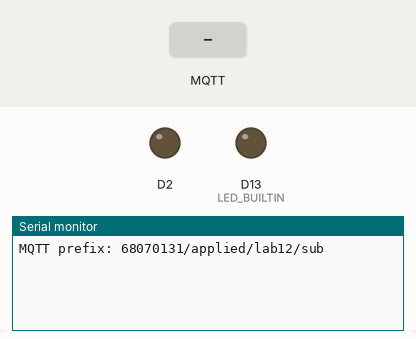
This sketch was run on a simulated Arduino Uno R4 WiFi. Shown: output pins drawn as LEDs (lit = HIGH), the last lines printed to the serial monitor. Inputs (shaded band) come from the test bench. WiFi joins after 1.5 s; servers stay silent unless stated; no MQTT or app messages arrive unless stated.

Above: at 2.7 s.
2.8 s: MQTT message "0" arrives on the first subscribed topic
At 5.6 s:
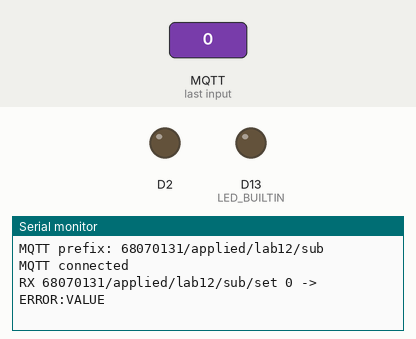
5.8 s: MQTT message "5" arrives on the first subscribed topic
At 6.2 s:
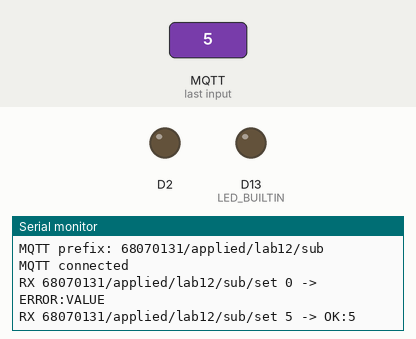
7.3 s: MQTT message "on" arrives on the first subscribed topic
At 8.6 s:
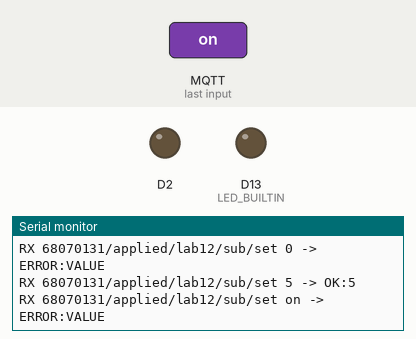

Measured:
- after the input at 2.8 s, the serial monitor: prints a new line after 2.3 s (image 1)
- after the input at 5.8 s, the serial monitor: prints a new line at once (image 2)
- after the input at 7.3 s, the serial monitor: prints a new line at once (image 3)

The sketch:

Ultrasonic_Distance_sub.ino
```cpp
/*
  12 Ultrasonicตรวจระยะและแจ้งเตือน / รับคำสั่งจากเว็บ (Subscribe)
  Arduino UNO R4 WiFi | Broker phycom.it.kmitl.ac.th:1883
  Topic prefix 68070131/applied/lab12/sub
  รหัส Wi-Fi ตัวอย่างนี้ถูกระบุตามโจทย์; Repository เป็น public ควรเปลี่ยนรหัสหรือย้ายเป็น secrets ก่อนใช้จริง
  วงจร: ดู README.md และ assets/circuit-lab12.svg
  คำสั่งเว็บตัวอย่าง: 25
  ทดสอบที่คาดหวัง: ตั้งเกณฑ์ 25 ซม.; วัตถุอยู่ที่ 15 ซม. LED บนบอร์ดติด
*/
#include <WiFiS3.h>
#include <MQTTClient.h>
#include <math.h>
float distanceCm=NAN;int thresholdCm=20;
float readDistance(){digitalWrite(2,LOW);delayMicroseconds(2);digitalWrite(2,HIGH);delayMicroseconds(10);digitalWrite(2,LOW);unsigned long duration=pulseIn(3,HIGH,30000UL);return duration==0?NAN:duration*0.0343f/2.0f;}
const char WIFI_SSID[]="EDOK";
const char WIFI_PASSWORD[]="1234567890";
const char MQTT_HOST[]="phycom.it.kmitl.ac.th";
const unsigned int MQTT_PORT=1883;
const char TOPIC_PREFIX[]="68070131/applied/lab12/sub";
const bool SEND_DATA=false;
const bool RECEIVE_COMMANDS=true;
WiFiClient network;
MQTTClient mqtt(1024);
String topicData,topicSet,topicState,clientId;
unsigned long lastSample=0,lastWiFi=0,lastMqtt=0;
const unsigned long SAMPLE_MS=600UL;
bool remoteActive=false,ackPending=false;
String lastAck="BOOT";

// รับคำสั่งจากเว็บ: ไม่ Publish ภายใน callback
bool applyRemote(String payload){
  if(payload.length()>3)return false;int v=payload.toInt();if(v<1||v>400)return false;thresholdCm=v;remoteActive=true;return true;
}
void onMqttMessage(String &topic,String &payload){
  if(topic!=topicSet)return;
  payload.trim();
  if(payload.length()==0||payload.length()>32){lastAck="ERROR:SIZE";ackPending=true;return;}
  bool accepted=applyRemote(payload);
  lastAck=accepted?String("OK:")+payload:String("ERROR:VALUE");
  ackPending=true;
  Serial.println(String("RX ")+topic+" "+payload+" -> "+lastAck);
}

// โค้ดเซนเซอร์/เอาต์พุตของ LAB
void setupHardware(){pinMode(2,OUTPUT);pinMode(3,INPUT);pinMode(LED_BUILTIN,OUTPUT);}
String sampleHardware(){
  distanceCm=readDistance();if(isnan(distanceCm)){digitalWrite(LED_BUILTIN,LOW);return "NO_ECHO";}digitalWrite(LED_BUILTIN,distanceCm<thresholdCm?HIGH:LOW);return String(distanceCm,1);
}
void maintainNetwork(){
  unsigned long now=millis();
  if(WiFi.status()!=WL_CONNECTED){
    if(now-lastWiFi>=10000UL){lastWiFi=now;WiFi.begin(WIFI_SSID,WIFI_PASSWORD);}
    return;
  }
  if(!mqtt.connected()){
    if(now-lastMqtt>=5000UL){
      lastMqtt=now;
      if(mqtt.connect(clientId.c_str())){
        Serial.println("MQTT connected");
        if(RECEIVE_COMMANDS)mqtt.subscribe(topicSet);
      }else Serial.println("MQTT retry later");
    }
    return;
  }
  mqtt.loop();
  if(RECEIVE_COMMANDS && SEND_DATA && ackPending){
    if(mqtt.publish(topicState,lastAck))ackPending=false;
  }
}
void setup(){
  Serial.begin(115200);
  setupHardware();
  topicData=String(TOPIC_PREFIX)+"/data";
  topicSet=String(TOPIC_PREFIX)+"/set";
  topicState=String(TOPIC_PREFIX)+"/state";
  byte mac[6]={0};
  WiFi.macAddress(mac);
  clientId="phycom-lab12-sub-";
  for(byte i=0;i<6;i++){if(mac[i]<16)clientId+="0";clientId+=String(mac[i],HEX);}
  mqtt.begin(MQTT_HOST,MQTT_PORT,network);
  mqtt.onMessage(onMqttMessage);
  WiFi.begin(WIFI_SSID,WIFI_PASSWORD);
  Serial.println(String("MQTT prefix: ")+TOPIC_PREFIX);
}
void loop(){
  maintainNetwork();
  if(millis()-lastSample<SAMPLE_MS)return;
  lastSample=millis();
  if(!SEND_DATA)return; // โหมด Subscribe ควบคุมจากเว็บอย่างเดียว
  String measurement=sampleHardware();
  if(measurement.length()==0)return;
  Serial.println(String("LOCAL ")+measurement);
  if(mqtt.connected())mqtt.publish(topicData,measurement);
}
```
